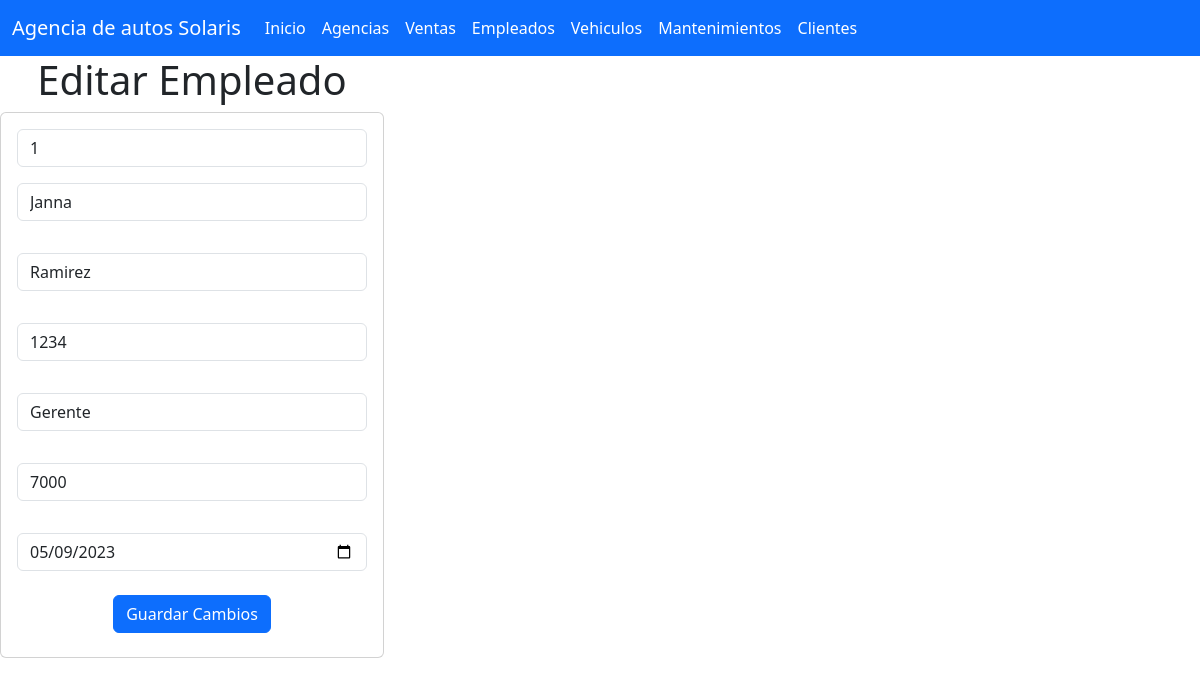
The page /empleado_app/seleccionarEmpleado/1 on the database its author committed.
### empleado_app/models.py (models this page shows, shortened)
class Empleado(models.Model):
    id_empleado = models.IntegerField(primary_key=True)
    nombre = models.CharField(max_length=255)
    apellido = models.CharField(max_length=255)
    dni = models.IntegerField()
    cargo = models.CharField(max_length=255)
    sueldo = models.IntegerField()
    fecha_ingreso = models.DateField()

### empleado_app/views.py (the view)
# urls.py: path("seleccionarEmpleado/<id_empleado>",views.seleccionarEmpleado,name="seleccionarEmpleado"),
def seleccionarEmpleado(request, id_empleado):
    empleado = Empleado.objects.get(id_empleado=id_empleado)
    return render(request, "editarEmpleados.html", {"misempleados": empleado})

### empleado_app/templates/editarEmpleados.html (shortened to what this page needs)
{% extends "base.html" %}
{% load static %}
{% block cuerpo %}
<div class="row">
  <div class="col-sm-12 col-md-4 col-lg-4 col-xl-4">
    <h1>Editar Empleado</h1>
    <div class="card">
      <div class="card-body">
        <form action="{% url 'editarEmpleado'%}" method="POST">
          <div class="form-group">
            <input type="text" id="txtid_empleado" name="txtid_empleado" class="form-control" value="{{ misempleados.id_empleado }}" readonly>
          </div>
          <div class="form-group py-3">
            <input type="text" id="txtnombre" name="txtnombre" class="form-control" value="{{ misempleados.nombre }}" maxlength="255" required>
          </div>
          <div class="form-group py-3">
            <input type="text" id="txtapellido" name="txtapellido" class="form-control" value="{{ misempleados.apellido }}" maxlength="255" required>
          </div>
          <div class="form-group py-3">
            <input type="number" id="numdni" name="numdni" class="form-control" value="{{ misempleados.dni }}" required>
          </div>
          <div class="form-group py-3">
            <input type="text" id="txtcargo" name="txtcargo" class="form-control" value="{{ misempleados.cargo }}" maxlength="255" required>
          </div>
          <div class="form-group py-3">
            <input type="number" id="numsueldo" name="numsueldo" class="form-control" value="{{ misempleados.sueldo }}" required>
          </div>
          <div class="form-group py-3">
            <input type="date" id="datefecha_ingreso" name="datefecha_ingreso" class="form-control" value="{{ misempleados.fecha_ingreso|date:'Y-m-d' }}" required>
          </div>
          <div class="form-group py-2">
            <button type="submit" class="btn btn-primary">Guardar Cambios</button>
          </div>
        </form>
      </div>
    </div>
  </div>
</div>
{% endblock %}

### rows shown on the page
Empleado: txtid_empleado "1", txtnombre "Janna", txtapellido "Ramirez", numdni "1234", txtcargo "Gerente", numsueldo "7000", datefecha_ingreso "05/09/2023"
